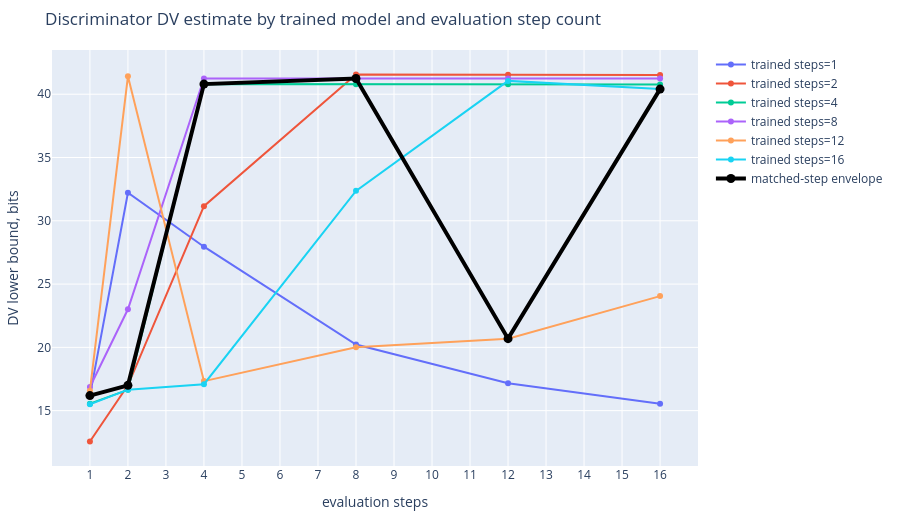

This figure's notebook cell:
### Code cell
fig = go.Figure()
for trained_steps in sorted({row["trained_steps"] for row in rows}):
    curve = sorted(
        [row for row in rows if row["trained_steps"] == trained_steps],
        key=lambda row: row["eval_steps"],
    )
    fig.add_trace(
        go.Scatter(
            x=[row["eval_steps"] for row in curve],
            y=[row["dv_bits"] for row in curve],
            mode="lines+markers",
            name=f"trained steps={trained_steps}",
            customdata=[[row["distance_m"], row["matched"]] for row in curve],
            hovertemplate=(
                "trained steps="
                + str(trained_steps)
                + "<br>eval steps=%{x}<br>distance=%{customdata[0]:.0f} m"
                + "<br>matched=%{customdata[1]}<br>DV=%{y:.4f} bits<extra></extra>"
            ),
        )
    )

matched_rows = sorted(
    [row for row in rows if row["matched"]], key=lambda row: row["eval_steps"]
)
fig.add_trace(
    go.Scatter(
        x=[row["eval_steps"] for row in matched_rows],
        y=[row["dv_bits"] for row in matched_rows],
        mode="markers+lines",
        name="matched-step envelope",
        line=dict(color="black", width=4),
        marker=dict(color="black", size=9),
    )
)
fig.update_layout(
    title="Discriminator DV estimate by trained model and evaluation step count",
    xaxis=dict(title="evaluation steps", dtick=1),
    yaxis=dict(title="DV lower bound, bits"),
    height=520,
    margin=dict(l=50, r=55, t=50, b=45),
)
fig.show()

### Figure 1 — Plotly figure (JSON) as saved in the notebook; plotly's stock layout.template omitted (floating-point values rounded to 4 significant figures)
{"data": [{"customdata": [[500, true], [1000, false], [2000, false], [4000, false], [6000, false], [8000, false]], "hovertemplate": "trained steps=1<br>eval steps=%{x}<br>distance=%{customdata[0]:.0f} m<br>matched=%{customdata[1]}<br>DV=%{y:.4f} bits<extra></extra>", "mode": "lines+markers", "name": "trained steps=1", "type": "scatter", "x": [1, 2, 4, 8, 12, 16], "y": [16.19, 32.22, 27.95, 20.23, 17.16, 15.54]}, {"customdata": [[500, false], [1000, true], [2000, false], [4000, false], [6000, false], [8000, false]], "hovertemplate": "trained steps=2<br>eval steps=%{x}<br>distance=%{customdata[0]:.0f} m<br>matched=%{customdata[1]}<br>DV=%{y:.4f} bits<extra></extra>", "mode": "lines+markers", "name": "trained steps=2", "type": "scatter", "x": [1, 2, 4, 8, 12, 16], "y": [12.57, 17.0, 31.16, 41.55, 41.54, 41.51]}, {"customdata": [[500, false], [1000, false], [2000, true], [4000, false], [6000, false], [8000, false]], "hovertemplate": "trained steps=4<br>eval steps=%{x}<br>distance=%{customdata[0]:.0f} m<br>matched=%{customdata[1]}<br>DV=%{y:.4f} bits<extra></extra>", "mode": "lines+markers", "name": "trained steps=4", "type": "scatter", "x": [1, 2, 4, 8, 12, 16], "y": [15.55, 16.64, 40.8, 40.79, 40.78, 40.77]}, {"customdata": [[500, false], [1000, false], [2000, false], [4000, true], [6000, false], [8000, false]], "hovertemplate": "trained steps=8<br>eval steps=%{x}<br>distance=%{customdata[0]:.0f} m<br>matched=%{customdata[1]}<br>DV=%{y:.4f} bits<extra></extra>", "mode": "lines+markers", "name": "trained steps=8", "type": "scatter", "x": [1, 2, 4, 8, 12, 16], "y": [16.87, 23.01, 41.24, 41.25, 41.24, 41.25]}, {"customdata": [[500, false], [1000, false], [2000, false], [4000, false], [6000, true], [8000, false]], "hovertemplate": "trained steps=12<br>eval steps=%{x}<br>distance=%{customdata[0]:.0f} m<br>matched=%{customdata[1]}<br>DV=%{y:.4f} bits<extra></extra>", "mode": "lines+markers", "name": "trained steps=12", "type": "scatter", "x": [1, 2, 4, 8, 12, 16], "y": [16.58, 41.41, 17.33, 20.01, 20.69, 24.05]}, {"customdata": [[500, false], [1000, false], [2000, false], [4000, false], [6000, false], [8000, true]], "hovertemplate": "trained steps=16<br>eval steps=%{x}<br>distance=%{customdata[0]:.0f} m<br>matched=%{customdata[1]}<br>DV=%{y:.4f} bits<extra></extra>", "mode": "lines+markers", "name": "trained steps=16", "type": "scatter", "x": [1, 2, 4, 8, 12, 16], "y": [15.5, 16.66, 17.09, 32.37, 41.06, 40.4]}, {"line": {"color": "black", "width": 4}, "marker": {"color": "black", "size": 9}, "mode": "markers+lines", "name": "matched-step envelope", "type": "scatter", "x": [1, 2, 4, 8, 12, 16], "y": [16.19, 17.0, 40.8, 41.25, 20.69, 40.4]}], "layout": {"height": 520, "margin": {"b": 45, "l": 50, "r": 55, "t": 50}, "title": {"text": "Discriminator DV estimate by trained model and evaluation step count"}, "xaxis": {"dtick": 1, "title": {"text": "evaluation steps"}}, "yaxis": {"title": {"text": "DV lower bound, bits"}}}}
